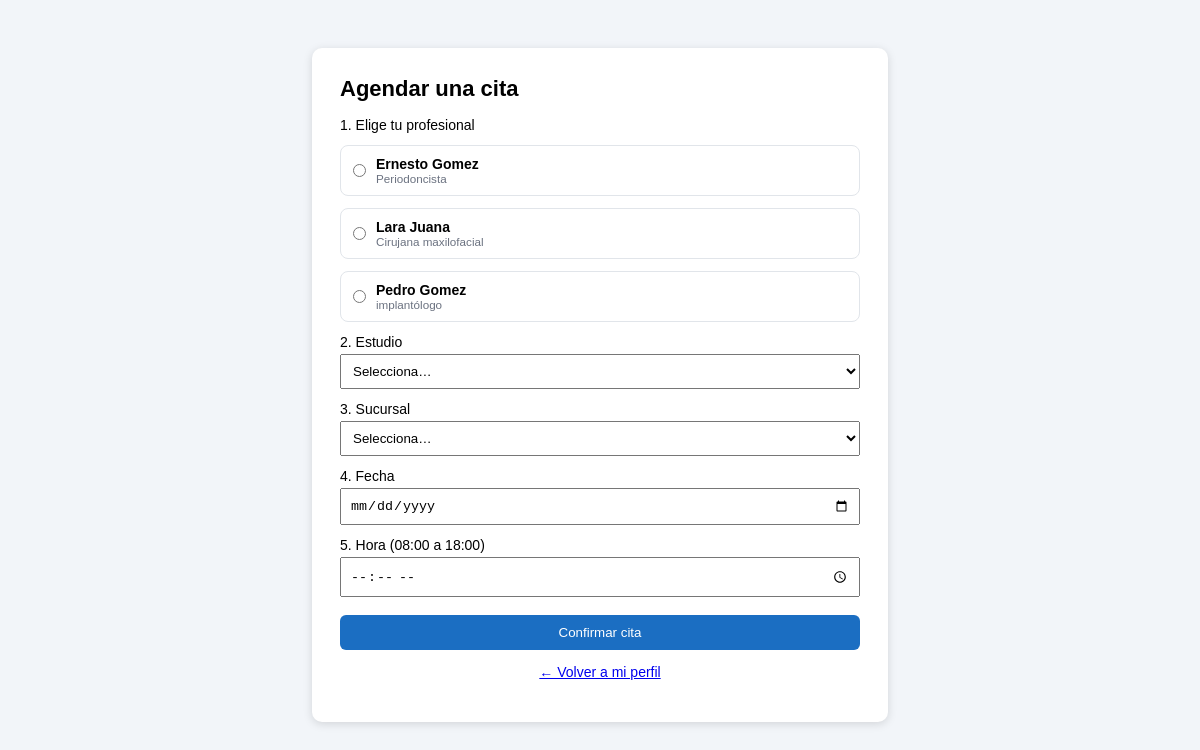
Screenshot of /agendar.php (signed in) with the database file from the repository.
### tables this page shows
CREATE TABLE `profesional` (
  `id_profesional` int(11) NOT NULL,
  `telefono` varchar(20) DEFAULT NULL,
  `tipo_de_profesional` varchar(50) NOT NULL
);

CREATE TABLE `usuarios` (
  `id_usuario` int(11) NOT NULL,
  `nombre_completo` varchar(100) NOT NULL,
  `email` varchar(100) NOT NULL,
  `cedula` varchar(20) NOT NULL,
  `contrasena` varchar(255) NOT NULL,
  `rol` varchar(30) NOT NULL,
  `fecha_nacimiento` date DEFAULT NULL,
  `telefono` varchar(20) DEFAULT NULL,
  `activo` tinyint(1) NOT NULL DEFAULT 1
);

### db.php (called while the page is built, shortened)
<?php
function e($texto) {
    return htmlspecialchars($texto ?? '', ENT_QUOTES, 'UTF-8');
}

### agendar.php (the view, shortened to what this page needs)
<?php
require 'db.php';
$apertura = HORA_APERTURA;
$cierre   = HORA_CIERRE;
$profesionales = $pdo->query("SELECT p.id_profesional, u.nombre_completo, p.tipo_de_profesional
                              FROM profesional p JOIN usuarios u ON u.id_usuario = p.id_profesional
                              WHERE u.rol = 'profesional' AND u.activo = 1
                              ORDER BY u.nombre_completo" )->fetchAll();
$estudios   = $pdo->query('SELECT id_estudio, nombre, duracion FROM estudio ORDER BY nombre')->fetchAll();
$sucursales = $pdo->query('SELECT id_sucursal, nombre FROM sucursal ORDER BY nombre')->fetchAll();
?>
<!DOCTYPE html>
<html lang="es">
<head><meta charset="UTF-8"><meta name="viewport" content="width=device-width, initial-scale=1.0">
<title>Agendar cita</title><link rel="stylesheet" href="estilo.css"></head>
<body>
<div class="caja media">
    <h1>Agendar una cita</h1>
    <?php if (!$profesionales || !$estudios || !$sucursales): ?>
        <p class="vacio">Todavía no hay profesionales, estudios o sucursales cargados. Vuelve más tarde.</p>
    <?php else: ?>
    <form method="post">
        <label>1. Elige tu profesional</label>
        <?php foreach ($profesionales as $p): ?>
        <label class="opcion">
            <input type="radio" name="id_profesional" value="<?= e($p['id_profesional']) ?>" required
                   <?= ($_POST['id_profesional'] ?? '') == $p['id_profesional'] ? 'checked' : '' ?>>
            <span><b><?= e($p['nombre_completo']) ?></b><small><?= e($p['tipo_de_profesional']) ?></small></span>
        </label>
        <?php endforeach; ?>
        <label>2. Estudio
            <select name="id_estudio" required>
                <option value="">Selecciona…</option>
            </select></label>
        <label>3. Sucursal
            <select name="id_sucursal" required>
                <option value="">Selecciona…</option>
            </select></label>
        <label>4. Fecha
            <input type="date" name="fecha" required min="<?= date('Y-m-d') ?>" value="<?= e($_POST['fecha'] ?? '') ?>"></label>
        <label>5. Hora (<?= e($apertura) ?> a <?= e($cierre) ?>)
            <input type="time" name="hora" required step="900" min="<?= e($apertura) ?>" max="<?= e($cierre) ?>" value="<?= e($_POST['hora'] ?? '') ?>"></label>
        <button type="submit">Confirmar cita</button>
    </form>
    <?php endif; ?>
    <p class="pie"><a href="perfil.php">← Volver a mi perfil</a></p>
</div>
</body>
</html>

### estilo.css (style rules this page uses)
body { font-family:Arial,sans-serif;background:#f2f5f9;display:flex;justify-content:center;padding:40px }
.caja { background:#fff;padding:28px;border-radius:10px;width:360px;box-shadow:0 2px 10px #0002 }
h1 { margin-top:0;font-size:22px }
label { display:block;margin-top:12px;font-size:14px }
input,select { width:100%;padding:8px;margin-top:4px;box-sizing:border-box }
button { margin-top:18px;width:100%;padding:10px;background:#1b6ec2;color:#fff;border:0;border-radius:6px;cursor:pointer }
p.pie { font-size:14px;text-align:center }
.caja.media { width:520px;max-width:100% }
.opcion { display:flex;align-items:center;gap:10px;border:1px solid #e1e5ea;border-radius:8px;padding:10px 12px;cursor:pointer }
.opcion input { width:auto;margin:0 }
.opcion small { display:block;color:#6b7280 }

### rows the page displays
profesional: id_profesional "☐ Ernesto Gomez Periodoncista", id_profesional.nombre_completo "Ernesto Gomez", tipo_de_profesional "Periodoncista"
profesional: id_profesional "☐ Lara Juana Cirujana maxilofaci", id_profesional.nombre_completo "Lara Juana", tipo_de_profesional "Cirujana maxilofacial"
profesional: id_profesional "☐ Pedro Gomez implantólogo", id_profesional.nombre_completo "Pedro Gomez", tipo_de_profesional "implantólogo"

### other values shown
$apertura "08:00"
$cierre "18:00"
